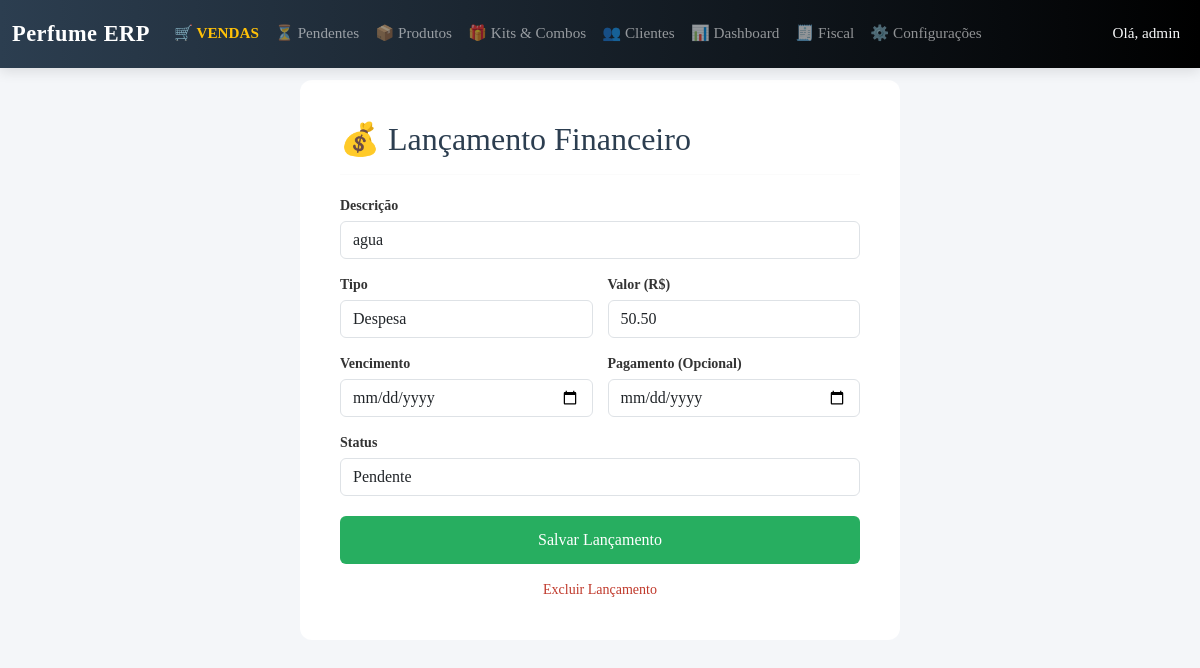
Screenshot of /financeiro/editar/1/ (signed in) with the database file from the repository.
### finance/models.py (models this page shows, shortened)
class Transaction(models.Model):
    TYPE_CHOICES = [
        ('income', 'Receita'),
        ('expense', 'Despesa'),
    ]
    STATUS_CHOICES = [
        ('pending', 'Pendente'),
        ('paid', 'Pago'),
        ('overdue', 'Atrasado'),
    ]
    description = models.CharField("Descrição", max_length=255)
    transaction_type = models.CharField("Tipo", max_length=10, choices=TYPE_CHOICES)
    value = models.DecimalField("Valor", max_digits=10, decimal_places=2)
    due_date = models.DateField("Data de Vencimento")
    payment_date = models.DateField("Data de Pagamento", null=True, blank=True)
    status = models.CharField("Status", max_length=10, choices=STATUS_CHOICES, default='pending')
    sale = models.ForeignKey(Sale, on_delete=models.SET_NULL, null=True, blank=True, related_name='transactions')
    created_at = models.DateTimeField(auto_now_add=True)
    updated_at = models.DateTimeField(auto_now=True)
    class Meta:
        verbose_name = "Lançamento Financeiro"
        verbose_name_plural = "Lançamentos Financeiros"
        ordering = ['due_date']

### finance/views.py (the view)
# urls.py: path('editar/<int:pk>/', views.transaction_edit, name='transaction_edit'),
def transaction_edit(request, pk):
    transaction = get_object_or_404(Transaction, pk=pk)
    if request.method == 'POST':
        form = TransactionForm(request.POST, instance=transaction)
        if form.is_valid():
            form.save()
            return redirect('finance_dashboard')
    else:
        form = TransactionForm(instance=transaction)
    return render(request, 'finance/transaction_form.html', {'form': form})

### finance/forms.py
class TransactionForm(forms.ModelForm):
    class Meta:
        model = Transaction
        fields = ['description', 'transaction_type', 'value', 'due_date', 'payment_date', 'status']
        widgets = {
            'description': forms.TextInput(attrs={'class': 'form-control', 'placeholder': 'Ex: Conta de Luz, Venda...'}),
            'transaction_type': forms.Select(attrs={'class': 'form-control'}),
            'value': forms.NumberInput(attrs={'class': 'form-control', 'step': '0.01'}),
            'due_date': forms.DateInput(attrs={'class': 'form-control', 'type': 'date'}),
            'payment_date': forms.DateInput(attrs={'class': 'form-control', 'type': 'date'}),
            'status': forms.Select(attrs={'class': 'form-control'}),
        }

### templates/finance/transaction_form.html (shortened to what this page needs)
{% extends 'base.html' %}
{% block content %}
<div style="background: white; padding: 40px; border-radius: 12px; max-width: 600px; margin: 0 auto;">
    <h2 style="margin-top: 0; color: #2c3e50;">💰 Lançamento Financeiro</h2>
    <hr style="border: 0; border-top: 1px solid #eee; margin-bottom: 20px;">
    <form method="post">
        <div style="margin-bottom: 15px;">
            <label style="display: block; font-weight: bold; margin-bottom: 5px;">Descrição</label>
            {{ form.description }}
        </div>
        <div style="display: grid; grid-template-columns: 1fr 1fr; gap: 15px; margin-bottom: 15px;">
            <div><label style="display: block; font-weight: bold; margin-bottom: 5px;">Tipo</label>{{ form.transaction_type }}</div>
            <div><label style="display: block; font-weight: bold; margin-bottom: 5px;">Valor (R$)</label>{{ form.value }}</div>
        </div>
        <div style="display: grid; grid-template-columns: 1fr 1fr; gap: 15px; margin-bottom: 15px;">
            <div><label style="display: block; font-weight: bold; margin-bottom: 5px;">Vencimento</label>{{ form.due_date }}</div>
            <div><label style="display: block; font-weight: bold; margin-bottom: 5px;">Pagamento (Opcional)</label>{{ form.payment_date }}</div>
        </div>
        <div style="margin-bottom: 20px;">
            <label style="display: block; font-weight: bold; margin-bottom: 5px;">Status</label>
            {{ form.status }}
        </div>
        <button type="submit" style="background: #27ae60; color: white; border: none; padding: 12px 20px; border-radius: 6px; font-size: 1rem; cursor: pointer; width: 100%;">Salvar Lançamento</button>
        {% if form.instance.pk %}
        <a href="{% url 'transaction_delete' form.instance.pk %}" onclick="return confirm('Excluir?')" style="display: block; text-align: center; color: #c0392b; margin-top: 15px; text-decoration: none;">Excluir Lançamento</a>
        {% endif %}
    </form>
</div>
{% endblock %}

### templates/base.html (shortened to what this page needs)
{% load static %}
<!DOCTYPE html>
<html lang="pt-br">
<head>
    <link href="https://cdn.jsdelivr.net/npm/bootstrap@5.3.0/dist/css/bootstrap.min.css" rel="stylesheet">
    <link href="https://cdn.datatables.net/1.13.4/css/dataTables.bootstrap5.min.css" rel="stylesheet">
    <link href="https://cdn.datatables.net/responsive/2.5.0/css/responsive.bootstrap5.min.css" rel="stylesheet">
</head>
<body class="{% if user.is_authenticated %}authenticated{% endif %}">
    {% if user.is_authenticated %}
    <nav class="navbar navbar-expand-lg navbar-dark bg-dark fixed-top shadow">
        <div class="container-fluid">
            <a class="navbar-brand" href="{% url 'home' %}">Perfume ERP</a>
            <div class="collapse navbar-collapse" id="navbarNav">
                {% if user.is_authenticated %}
                <ul class="navbar-nav me-auto">
                    <li class="nav-item"><a class="nav-link fw-bold text-warning" href="{% url 'pos_view' %}">🛒 VENDAS</a></li>
                    <li class="nav-item"><a class="nav-link" href="{% url 'pending_sales' %}">⏳ Pendentes</a></li>
                    <li class="nav-item"><a class="nav-link" href="{% url 'product_list' %}">📦 Produtos</a></li>
                    <li class="nav-item"><a class="nav-link" href="{% url 'kit_manage' %}">🎁 Kits & Combos</a></li>
                    <li class="nav-item"><a class="nav-link" href="{% url 'customer_list' %}">👥 Clientes</a></li>
                    {% if user.is_superuser %}
                    <li class="nav-item"><a class="nav-link" href="{% url 'reports_dashboard' %}">📊 Dashboard</a></li>
                    <li class="nav-item"><a class="nav-link" href="{% url 'import_data' %}">🧾 Fiscal</a></li>
                    <li class="nav-item"><a class="nav-link" href="{% url 'settings_dashboard' %}">⚙️ Configurações</a></li>
                    {% endif %}
                </ul>
                {% endif %}
                <ul class="navbar-nav">
                    {% if user.is_authenticated %}
                        <li class="nav-item"><span class="nav-link text-light">Olá, {{ user.username }}</span></li>
                    {% endif %}
                </ul>
            </div>
        </div>
    </nav>
    {% endif %}
    {% block content %}{% endblock %}
</body>
</html>

### rows the page displays
Transaction: description "agua", transaction_type "Despesa", value "50.50", status "Pendente"

### other values shown
{{ user.username }} "admin"
